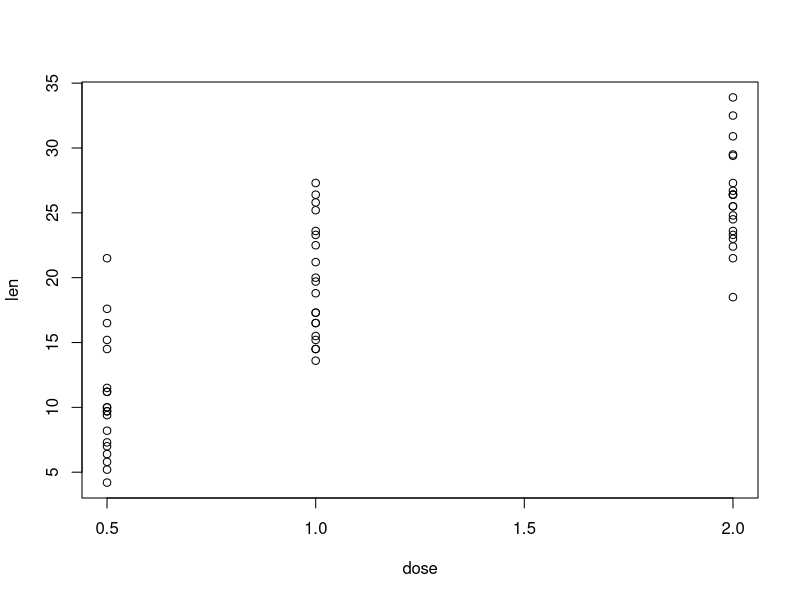
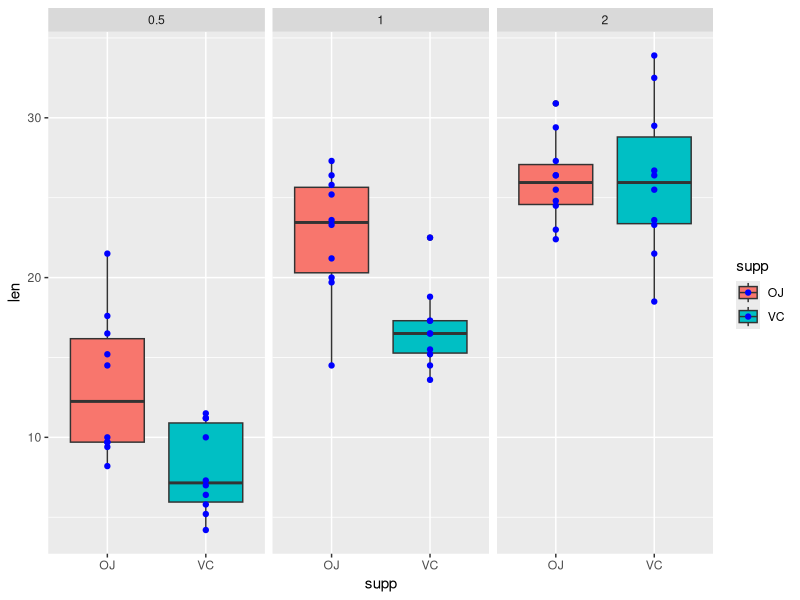

The R source for these figures, in order: (Note: this script raises an error after producing the figures.)
## ---- chunk 1
data(ToothGrowth); summary(ToothGrowth)
## ---- chunk 2
with(ToothGrowth, plot(dose, len))
## ---- chunk 3
ToothGrowth$dose <- factor(ToothGrowth$dose)
## ---- chunk 4
library(ggplot2)
p <- ggplot(ToothGrowth, aes(supp, len, fill = supp)) + geom_boxplot() + geom_point(color = "blue")
p + facet_grid(. ~ dose)
## ---- chunk 5
with(ToothGrowth, tapply(len, list(dose=dose, supp=supp), mean))
with(ToothGrowth, tapply(len, list(dose=dose, supp=supp), sd))
with(ToothGrowth, tapply(len, list(dose=dose, supp=supp), median))
## ---- chunk 6
for (i in levels(ToothGrowth$dose)){
  t_results <- t.test(len ~ supp, 
                     data = subset(ToothGrowth, ToothGrowth$dose == i), 
                     var.equal = FALSE,
                     paired = FALSE
                     )
  print(paste("Dose level:", i))
  print(t_results)
  }
